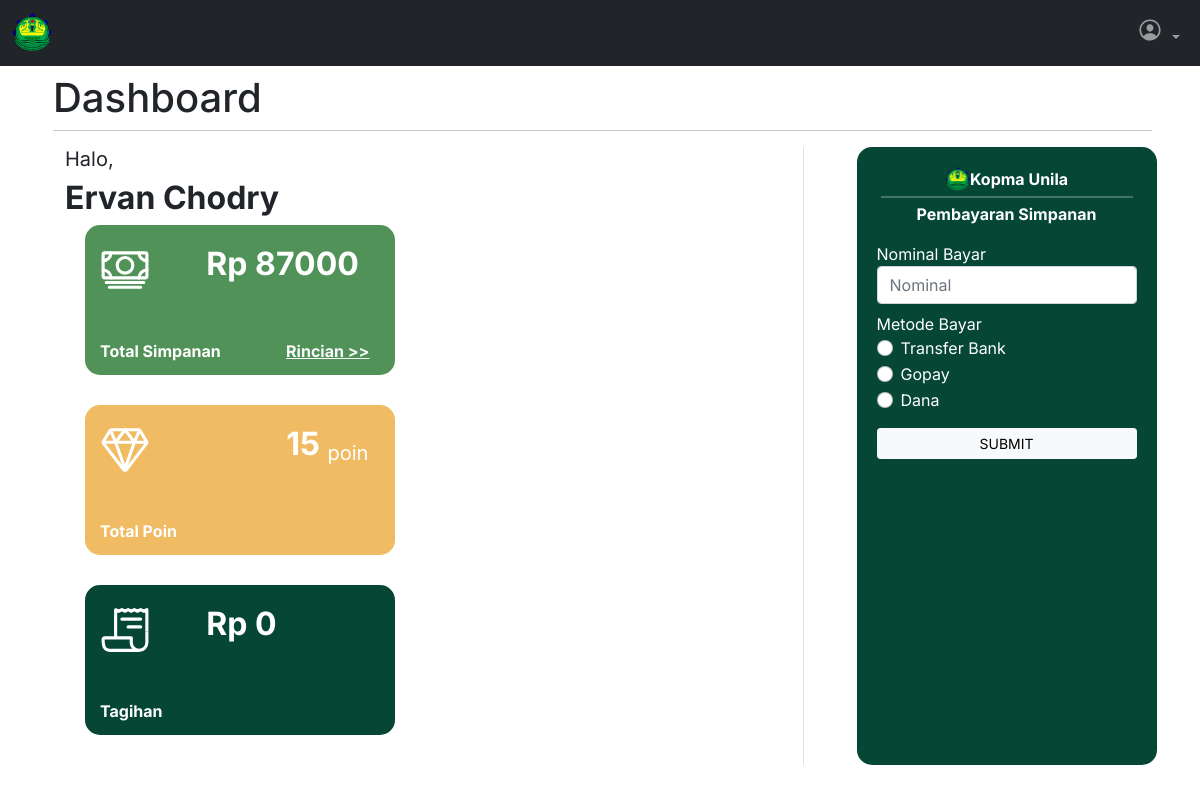
The app's page /index.php (signed in) with its own data.
### tables this page shows
CREATE TABLE `anggota` (
  `npm` varchar(10) NOT NULL,
  `nama` varchar(50) NOT NULL,
  `nomor_handphone` varchar(15) NOT NULL,
  `nomor_anggota` varchar(26) NOT NULL,
  `email` varchar(100) NOT NULL,
  `id_jurusan` int(2) NOT NULL
);

CREATE TABLE `simpanan` (
  `id_simpanan` int(3) NOT NULL,
  `simpanan_wajib` int(8) NOT NULL,
  `simpanan_pokok` int(8) NOT NULL,
  `npm` varchar(10) NOT NULL
);

CREATE TABLE `poin` (
  `id_poin` int(8) NOT NULL,
  `total_poin` int(11) NOT NULL,
  `npm` varchar(10) NOT NULL
);

### include/functions.php (called while the page is built, shortened)
<?php
require 'config.php';
$conn = mysqli_connect($server, $user, $pass, $db);
function query($query)
{
    global $conn;
    $result = mysqli_query($conn, $query);
    $data = [];
    while ($row = mysqli_fetch_array($result)) {
        $data[] = $row;
    }
    return $data;
}

### halaman_anggota.php (the view)
<?php
$query = "SELECT `a`.`npm`, `a`.`nama`, `a`.`nomor_anggota`, `b`.`simpanan_pokok`, `b`.`simpanan_wajib`, `c`.`total_poin`
        FROM `anggota` `a`, `simpanan` `b`, `poin` `c`
        WHERE `a`.`npm` = `b`.`npm` AND `a`.`npm` = `c`.`npm`;";
$biodata = query($query);
$date_start = date_create('2022-01-01');
$date_now = date_create(date('Y-m-d'));
$month = date_diff($date_start, $date_now);
$month = $month->m;
$tagihan = ($month * 10000) - $biodata[0]['simpanan_wajib'];
if ($tagihan <= 0) {
    $tagihan = 0;
}
?>
<h1 class="pt-2 px-5">Dashboard</h1>
<hr class="mt-0 mx-5">
<div class="row">
    <div class="col-7 mx-5 px-4">
        <h5 class="fw-normal">Halo,</h5>
        <h2 class="fw-bold mt-0"><?= $biodata[0]['nama'] ?></h2>
        <div class="d-flex flex-wrap">
            <div class="box w-25" style="background-color: #519259;">
                <div class="row justify-content-between">
                    <div class="col-3">
                        <span class="align-top me-4" style="font-size: 50px;">
                            <ion-icon name="cash-outline"></ion-icon>
                        </span>
                    </div>
                    <div class="col-8">
                        <span class="fs-2 text-end fw-bold align-top">
                            Rp <?= $biodata[0]['simpanan_pokok'] + $biodata[0]['simpanan_wajib'] ?>
                        </span>
                    </div>
                </div>
                <div class="row mt-4 d-flex justify-content-between">
                    <div class="col-7">
                        <span class="fw-bolder fs-6">Total Simpanan</span>
                    </div>
                    <div class="col">
                        <a class="link-light fw-bold link" href="?page=riwayat">Rincian >></a>
                    </div>
                </div>
            </div>
            <div class="box w-25" style="background-color: #F0BB62;">
                <div class="row">
                    <div class="col-3">
                        <span class="align-bottom me-4" style="font-size: 50px;">
                            <ion-icon name="diamond-outline"></ion-icon>
                        </span>
                    </div>
                    <div class="col-8 text-end">
                        <span class="fs-2 text-end fw-bold align-bottom">
                            <?= $biodata[0]['total_poin'] ?>
                        </span>
                        <span class="align-bottom fs-5">poin</span>
                    </div>
                </div>
                <div class="row mt-4">
                    <div class="col">
                        <span class="fw-bolder fs-6">Total Poin</span>
                    </div>
                </div>
            </div>
            <div class="box w-25" style="background-color: #064635;">
                <div class="row justify-content-between">
                    <div class="col-3">
                        <span class="align-bottom me-4" style="font-size: 50px;">
                            <ion-icon name="receipt-outline"></ion-icon>
                        </span>
                    </div>
                    <div class="col-8">
                        <span class="fs-2 text-end fw-bold align-top">
                            Rp <?= $tagihan ?>
                        </span>
                    </div>
                </div>
                <div class="row mt-4">
                    <div class="col">
                        <span class="fw-bolder fs-6">Tagihan</span>
                    </div>
                </div>
            </div>
        </div>
    </div>
    <div class="col-4 border-start text-white mx-auto d-flex justify-content-center">
        <div class="pay-box" style="background-color: #064635;">
            <form action="?page=kode_pembayaran" method="POST">
                <div class="row">
                    <div class="logo mx-auto d-flex justify-content-center">
                        <img class="align-bottom" width="25px" src="asset/img/logo-kopma-unila.png" alt="Logo Kopma Unila">
                        <span class="align-bottom fw-bold">Kopma Unila</span>
                    </div>
                </div>
                <hr color="#FFF" size="4px" class="m-1">
                <div class="row">
                    <div class="col-12 d-flex justify-content-center">
                        <span class="fw-bold">Pembayaran Simpanan</span>
                    </div>
                </div>
                <div class="row mt-3">
                    <label for="nominal" class="fs-6">Nominal Bayar</label>
                </div>
                <div class="row mb-2">
                    <div class="col">
                        <input class="form-control" type="text" name="nominal" id="nominal" placeholder="Nominal" autocomplete="off">
                    </div>
                </div>
                <div class="row">
                    <span>Metode Bayar</span>
                </div>
                <div class="row form-check">
                    <div class="col">
                        <input class="form-check-input" type="radio" name="transfer" id="transferBank">
                        <label class="form-check-label" for="transferBank">
                            Transfer Bank
                        </label>
                    </div>
                </div>
                <div class="row form-check">
                    <div class="col">
                        <input class="form-check-input" type="radio" name="Gopay" id="Gopay">
                        <label class="form-check-label" for="Gopay">
                            Gopay
                        </label>
                    </div>
                </div>
                <div class="row form-check">
                    <div class="col">
                        <input class="form-check-input" type="radio" name="Dana" id="Dana">
                        <label class="form-check-label" for="Dana">
                            Dana
                        </label>
                    </div>
                </div>
                <div class="row mt-3">
                    <div class="col">
                        <input class="btn btn-light w-100 btn-sm" type="submit" value="SUBMIT" name="submit">
                    </div>
                </div>
            </form>
        </div>
    </div>

### asset/css/style.css (style rules this page uses)
body, button { font-family: "Inter", sans-serif; }
:root { --offcanvas-width: 270px; --topNavbarHeight: 66px; }
.box { min-width: 310px !important; height: 150px !important; border-radius: 15px; padding: 15px 0 15px 15px; color: white; margin: 0 30px 30px 20px !important; }
.pay-box { width: 300px !important; color: white; border-radius: 15px; padding: 20px !important; }
@media (min-width:992px) { body { overflow: auto !important; } }

### records on screen
anggota: nama "Ervan Chodry"
simpanan: $biodata[0]['simpanan_pokok'] + $biodata[0]['simpanan_wajib'] "87000", simpanan_wajib "0"
poin: total_poin "15"
